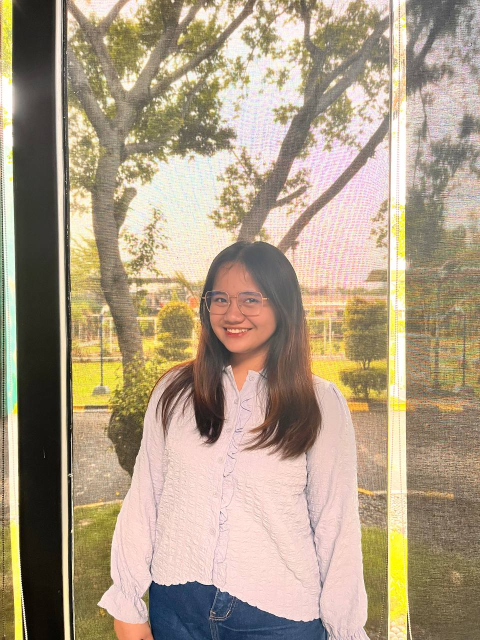
#> input picture pict.jpg, 960 x 1280 px (shown at 1/2 size)
$ jupyter execute UASPCD.ipynb
#> lines starting #> are read from the running program, lines starting #| are printed output that depends on the picture
Import Library

[cell 1]
import cv2
import matplotlib.pyplot as plt
import numpy as np

Menampilkan Gambar Original

[cell 2]
image_path = 'pict.jpg'
image = cv2.imread(image_path)
#> image is the input picture: shape (1280, 960, 3); mean B, G, R 133.1, 156.4, 172.8
image = cv2.cvtColor(image, cv2.COLOR_BGR2RGB)

[cell 3]
plt.imshow(image)
plt.title("Citra Asli")
plt.axis('off')
plt.show()

Gambar Rotasi

[cell 4]
def rotate_image(image, angle):
#> called with angle = 45
    (h, w) = image.shape[:2]
#> h = 1280; w = 960
    center = (w / 2, h / 2)
#> center = (480, 640)
    M = cv2.getRotationMatrix2D(center, angle, 1.0)
    rotated_image = cv2.warpAffine(image, M, (w, h))
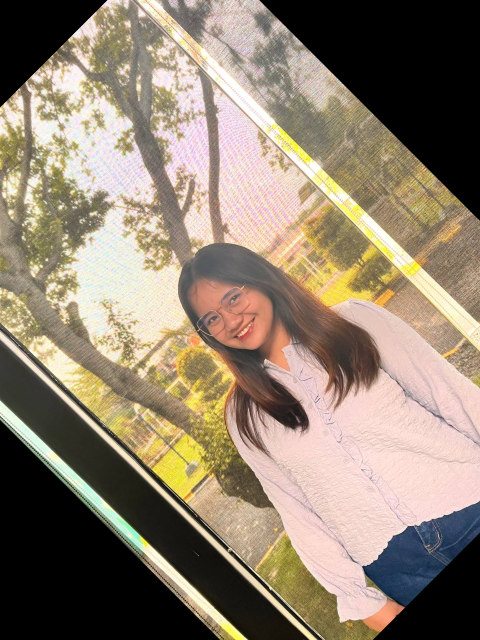
#> rotated_image: shape (1280, 960, 3) (shown at 1/2 size); mean R, G, B 143.7, 129.5, 111.8
    return rotated_image

[cell 5]
rotated_image = rotate_image(image, 45)
plt.imshow(rotated_image)
plt.title("After Rotated")
plt.axis('on')

Resizing Image

[cell 6]
def resize_image(image, size):
#> called with size = (80, 550)
    resized_image = cv2.resize(image, size)
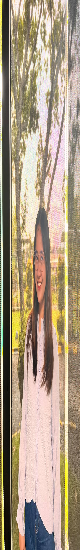
#> resized_image: shape (550, 80, 3); mean R, G, B 172.2, 155.7, 132.4
    return resized_image

[cell 7]
resized_image = resize_image(image, (80, 550))
plt.imshow(resized_image)
plt.title("After Resized")
plt.axis('on')

Cropped Image

[cell 8]
def crop_image(image, start_x, start_y, width, height):
#> called with start_x = 0, start_y = 0, width = 70, height = 100
    cropped_image = image[start_y:start_y+height, start_x:start_x+width]
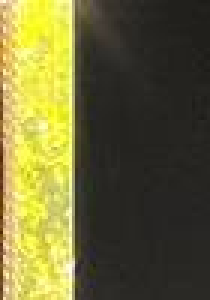
#> cropped_image: shape (100, 70, 3) (shown 3 times larger); mean R, G, B 108.7, 104.5, 57
    return cropped_image

[cell 9]
cropped_image = crop_image(image, 0, 0, 70, 100)
plt.imshow(cropped_image)
plt.title("After Cropped")
plt.axis('on')

Flip Image

[cell 10]
def flip_image(image):
    flipped_image = cv2.flip(image, 1)
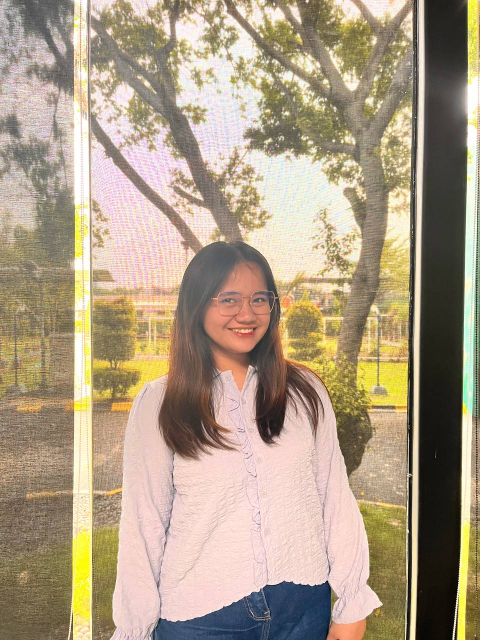
#> flipped_image: shape (1280, 960, 3) (shown at 1/2 size); mean R, G, B 172.8, 156.4, 133.1
    return flipped_image

[cell 11]
flipped_image = flip_image(image)
plt.imshow(flipped_image)
plt.title("After Flipped")
plt.axis('on')

Translated Image

[cell 12]
def translate_image(image, x, y):
#> called with x = 100, y = 30
    (h, w) = image.shape[:2]
#> h = 1280; w = 960
    M = np.float32([[1, 0, x], [0, 1, y]])
    translated_image = cv2.warpAffine(image, M, (w, h))
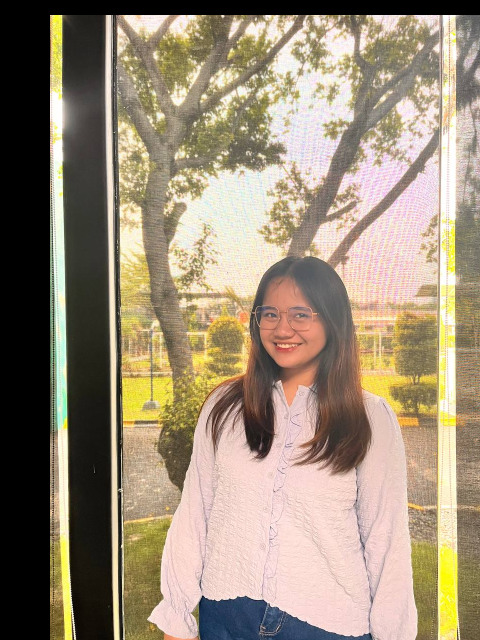
#> translated_image: shape (1280, 960, 3) (shown at 1/2 size); mean R, G, B 154.3, 139.5, 118.7
    return translated_image

[cell 13]
translated_image = translate_image(image, 100, 30)
plt.imshow(translated_image)
plt.title("After Translated")
plt.axis('on')

plt.tight_layout()
plt.show()

[cell 14]
fig, axs = plt.subplots(2, 3, figsize=(15, 10))

axs[0, 0].imshow(image)
axs[0, 0].set_title("Citra Asli")
axs[0, 0].axis('on')

axs[0, 1].imshow(rotated_image)
axs[0, 1].set_title("After Rotated")
axs[0, 1].axis('on')

axs[0, 2].imshow(resized_image)
axs[0, 2].set_title("After Resized")
axs[0, 2].axis('on')

axs[1, 0].imshow(cropped_image)
axs[1, 0].set_title("After Cropped")
axs[1, 0].axis('on')

axs[1, 1].imshow(flipped_image)
axs[1, 1].set_title("After Flipped")
axs[1, 1].axis('on')

axs[1, 2].imshow(translated_image)
axs[1, 2].set_title("After Translated")
axs[1, 2].axis('on')

plt.tight_layout()
plt.show()

$ run again, with location.jpg copied over pict.jpg
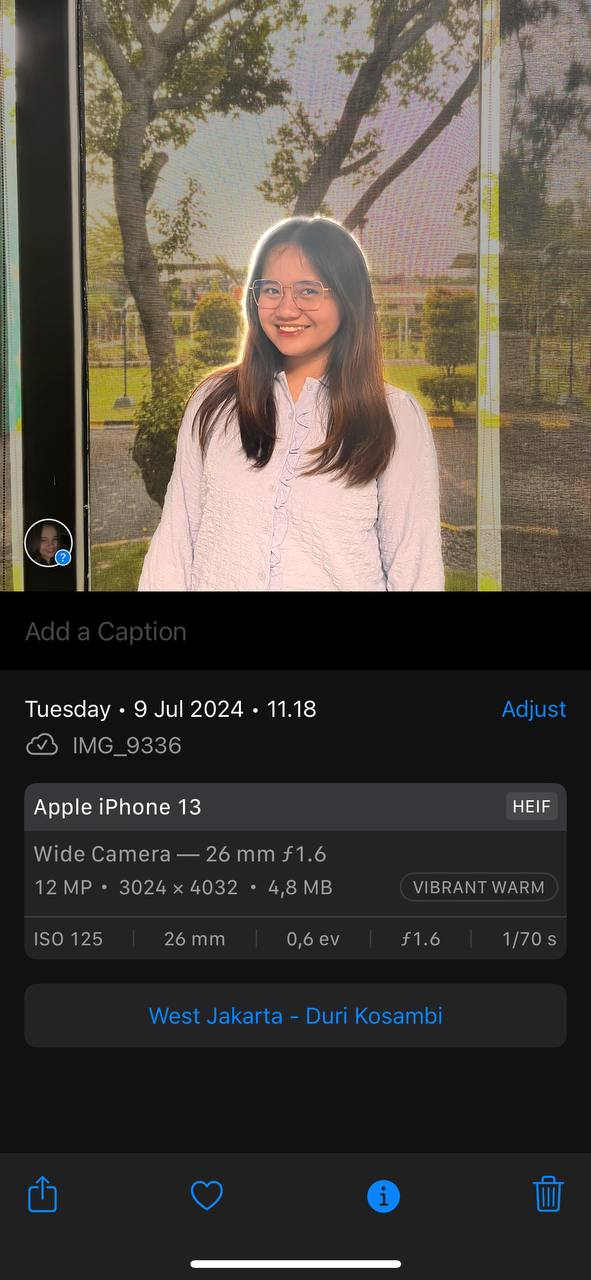
#> input picture location.jpg, 591 x 1280 px
#> image is the input picture: shape (1280, 591, 3); mean B, G, R 65.7, 72.8, 79
#> in crop_image, `cropped_image = image[start_y:start_y+height, start_x:start_x+width]`:
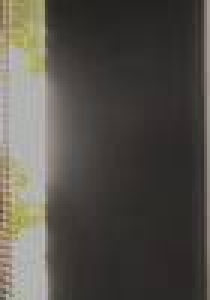
#> cropped_image: shape (100, 70, 3) (shown 3 times larger); mean R, G, B 84.3, 80.8, 74.2
#> in translate_image, `translated_image = cv2.warpAffine(image, M, (w, h))`:
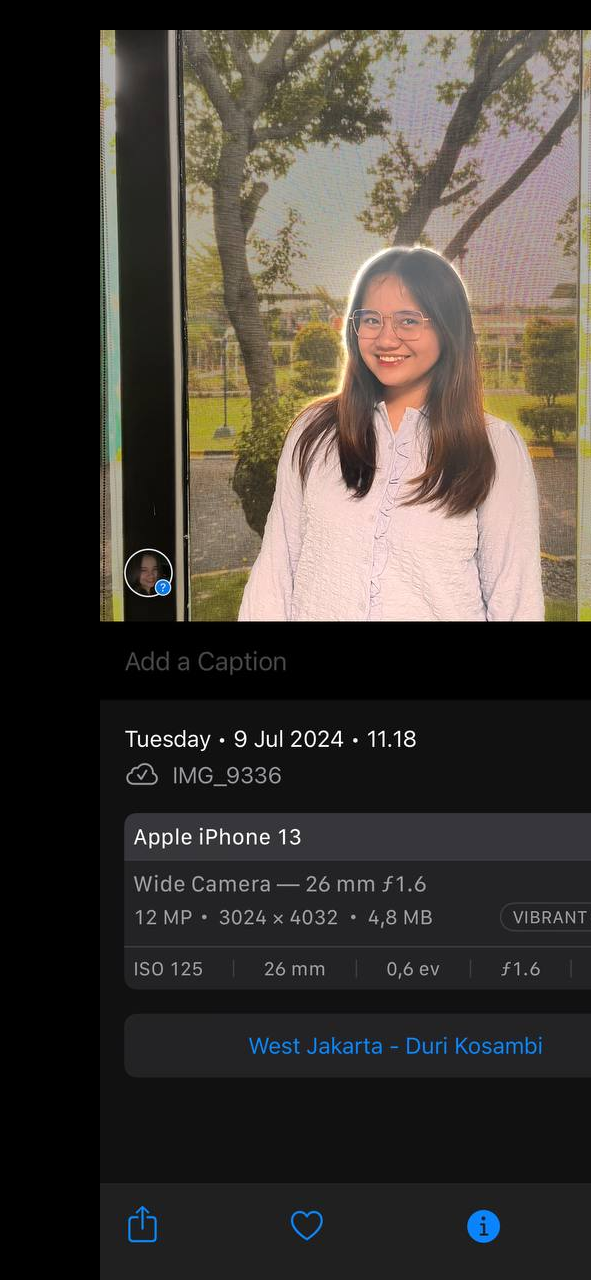
#> translated_image: shape (1280, 591, 3); mean R, G, B 66.5, 61, 55.1
